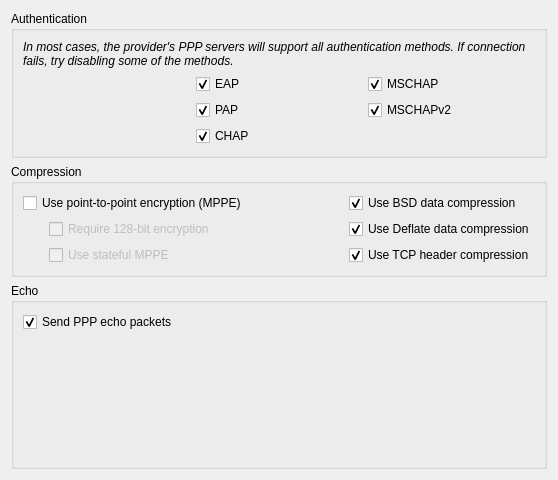
<?xml version="1.0" encoding="UTF-8"?>
<ui version="4.0">
 <class>PPPWidget</class>
 <widget class="QWidget" name="PPPWidget">
  <property name="geometry">
   <rect>
    <x>0</x>
    <y>0</y>
    <width>558</width>
    <height>480</height>
   </rect>
  </property>
  <layout class="QVBoxLayout" name="verticalLayout">
   <item>
    <widget class="QGroupBox" name="authGroup">
     <property name="title">
      <string>Authentication</string>
     </property>
     <property name="flat">
      <bool>false</bool>
     </property>
     <layout class="QGridLayout" name="gridLayout">
      <item row="0" column="0" colspan="3">
       <widget class="QLabel" name="label">
        <property name="text">
         <string>&lt;html&gt;&lt;head/&gt;&lt;body&gt;&lt;p&gt;&lt;span style=&quot; font-style:italic;&quot;&gt;In most cases, the provider's PPP servers will support all authentication methods. If connection fails, try disabling some of the methods.&lt;/span&gt;&lt;/p&gt;&lt;/body&gt;&lt;/html&gt;</string>
        </property>
        <property name="textFormat">
         <enum>Qt::RichText</enum>
        </property>
        <property name="wordWrap">
         <bool>true</bool>
        </property>
       </widget>
      </item>
      <item row="1" column="0">
       <spacer name="horizontalSpacer">
        <property name="orientation">
         <enum>Qt::Horizontal</enum>
        </property>
        <property name="sizeType">
         <enum>QSizePolicy::Fixed</enum>
        </property>
        <property name="sizeHint" stdset="0">
         <size>
          <width>20</width>
          <height>20</height>
         </size>
        </property>
       </spacer>
      </item>
      <item row="1" column="1">
       <widget class="QCheckBox" name="eap">
        <property name="text">
         <string>EAP</string>
        </property>
        <property name="checked">
         <bool>true</bool>
        </property>
       </widget>
      </item>
      <item row="1" column="2">
       <widget class="QCheckBox" name="mschap">
        <property name="text">
         <string>MSCHAP</string>
        </property>
        <property name="checked">
         <bool>true</bool>
        </property>
       </widget>
      </item>
      <item row="2" column="1">
       <widget class="QCheckBox" name="pap">
        <property name="text">
         <string>PAP</string>
        </property>
        <property name="checked">
         <bool>true</bool>
        </property>
       </widget>
      </item>
      <item row="2" column="2">
       <widget class="QCheckBox" name="mschapv2">
        <property name="text">
         <string>MSCHAPv2</string>
        </property>
        <property name="checked">
         <bool>true</bool>
        </property>
       </widget>
      </item>
      <item row="3" column="1">
       <widget class="QCheckBox" name="chap">
        <property name="text">
         <string>CHAP</string>
        </property>
        <property name="checked">
         <bool>true</bool>
        </property>
       </widget>
      </item>
     </layout>
    </widget>
   </item>
   <item>
    <widget class="QGroupBox" name="compressionGroup">
     <property name="title">
      <string>Compression</string>
     </property>
     <property name="flat">
      <bool>false</bool>
     </property>
     <property name="checkable">
      <bool>false</bool>
     </property>
     <layout class="QGridLayout" name="gridLayout_2">
      <item row="0" column="0" colspan="2">
       <widget class="QCheckBox" name="mppe">
        <property name="sizePolicy">
         <sizepolicy hsizetype="MinimumExpanding" vsizetype="Fixed">
          <horstretch>0</horstretch>
          <verstretch>0</verstretch>
         </sizepolicy>
        </property>
        <property name="text">
         <string>Use point-to-point encryption (MPPE)</string>
        </property>
       </widget>
      </item>
      <item row="0" column="2">
       <widget class="QCheckBox" name="bsdComp">
        <property name="text">
         <string>Use BSD data compression</string>
        </property>
        <property name="checked">
         <bool>true</bool>
        </property>
       </widget>
      </item>
      <item row="1" column="0">
       <spacer name="horizontalSpacer_2">
        <property name="orientation">
         <enum>Qt::Horizontal</enum>
        </property>
        <property name="sizeType">
         <enum>QSizePolicy::Fixed</enum>
        </property>
        <property name="sizeHint" stdset="0">
         <size>
          <width>20</width>
          <height>20</height>
         </size>
        </property>
       </spacer>
      </item>
      <item row="1" column="1">
       <widget class="QCheckBox" name="mppe128">
        <property name="enabled">
         <bool>false</bool>
        </property>
        <property name="sizePolicy">
         <sizepolicy hsizetype="MinimumExpanding" vsizetype="Fixed">
          <horstretch>0</horstretch>
          <verstretch>0</verstretch>
         </sizepolicy>
        </property>
        <property name="text">
         <string>Require 128-bit encryption</string>
        </property>
       </widget>
      </item>
      <item row="1" column="2">
       <widget class="QCheckBox" name="deflateComp">
        <property name="text">
         <string>Use Deflate data compression</string>
        </property>
        <property name="checked">
         <bool>true</bool>
        </property>
       </widget>
      </item>
      <item row="2" column="0">
       <spacer name="horizontalSpacer_3">
        <property name="orientation">
         <enum>Qt::Horizontal</enum>
        </property>
        <property name="sizeType">
         <enum>QSizePolicy::Fixed</enum>
        </property>
        <property name="sizeHint" stdset="0">
         <size>
          <width>20</width>
          <height>20</height>
         </size>
        </property>
       </spacer>
      </item>
      <item row="2" column="1">
       <widget class="QCheckBox" name="mppeStateful">
        <property name="enabled">
         <bool>false</bool>
        </property>
        <property name="sizePolicy">
         <sizepolicy hsizetype="MinimumExpanding" vsizetype="Fixed">
          <horstretch>0</horstretch>
          <verstretch>0</verstretch>
         </sizepolicy>
        </property>
        <property name="text">
         <string>Use stateful MPPE</string>
        </property>
       </widget>
      </item>
      <item row="2" column="2">
       <widget class="QCheckBox" name="tcpComp">
        <property name="text">
         <string>Use TCP header compression</string>
        </property>
        <property name="checked">
         <bool>true</bool>
        </property>
       </widget>
      </item>
     </layout>
     <zorder>mppe</zorder>
     <zorder>mppe128</zorder>
     <zorder>mppeStateful</zorder>
     <zorder>bsdComp</zorder>
     <zorder>deflateComp</zorder>
     <zorder>tcpComp</zorder>
    </widget>
   </item>
   <item>
    <widget class="QGroupBox" name="echoGroup">
     <property name="title">
      <string>Echo</string>
     </property>
     <property name="flat">
      <bool>false</bool>
     </property>
     <layout class="QGridLayout" name="gridLayout_3">
      <item row="0" column="0">
       <widget class="QCheckBox" name="senddEcho">
        <property name="text">
         <string>Send PPP echo packets</string>
        </property>
        <property name="checked">
         <bool>true</bool>
        </property>
       </widget>
      </item>
      <item row="1" column="0">
       <spacer name="verticalSpacer">
        <property name="orientation">
         <enum>Qt::Vertical</enum>
        </property>
        <property name="sizeHint" stdset="0">
         <size>
          <width>20</width>
          <height>113</height>
         </size>
        </property>
       </spacer>
      </item>
     </layout>
    </widget>
   </item>
  </layout>
 </widget>
 <tabstops>
  <tabstop>eap</tabstop>
  <tabstop>pap</tabstop>
  <tabstop>chap</tabstop>
  <tabstop>mschap</tabstop>
  <tabstop>mschapv2</tabstop>
  <tabstop>mppe</tabstop>
  <tabstop>mppe128</tabstop>
  <tabstop>mppeStateful</tabstop>
  <tabstop>bsdComp</tabstop>
  <tabstop>deflateComp</tabstop>
  <tabstop>tcpComp</tabstop>
  <tabstop>senddEcho</tabstop>
 </tabstops>
 <resources/>
 <connections>
  <connection>
   <sender>mppe</sender>
   <signal>toggled(bool)</signal>
   <receiver>mppe128</receiver>
   <slot>setEnabled(bool)</slot>
   <hints>
    <hint type="sourcelabel">
     <x>137</x>
     <y>204</y>
    </hint>
    <hint type="destinationlabel">
     <x>133</x>
     <y>232</y>
    </hint>
   </hints>
  </connection>
  <connection>
   <sender>mppe</sender>
   <signal>toggled(bool)</signal>
   <receiver>mppeStateful</receiver>
   <slot>setEnabled(bool)</slot>
   <hints>
    <hint type="sourcelabel">
     <x>199</x>
     <y>205</y>
    </hint>
    <hint type="destinationlabel">
     <x>177</x>
     <y>256</y>
    </hint>
   </hints>
  </connection>
 </connections>
</ui>
